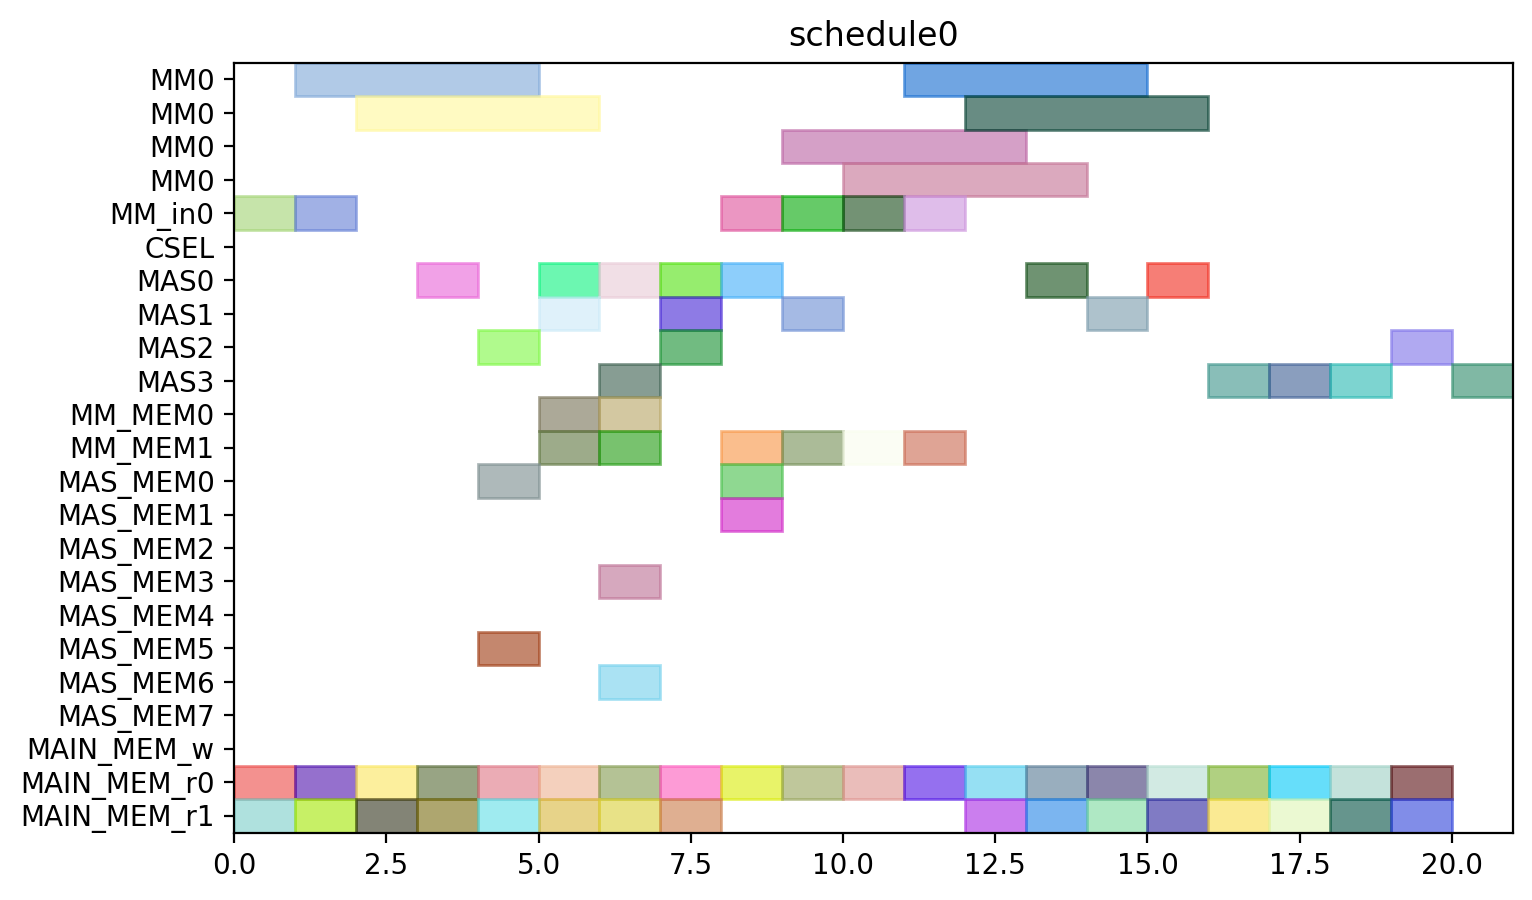

Source code (Python):
from pyschedule import Scenario, solvers, plotters, alt


def solve():
	horizon = 120
	S = Scenario("schedule0", horizon=horizon)

	# resource
	MM = S.Resources('MM', num=1, size=4)
	MM_in = S.Resources('MM_in', num=1)
	CSEL = S.Resource('CSEL')
	MAS = S.Resources('MAS', num=4, size=1, periods=range(1, horizon))
	MM_MEM = S.Resources('MM_MEM', num=2)
	MAS_MEM = S.Resources('MAS_MEM', num=8)
	MAIN_MEM_w = S.Resource('MAIN_MEM_w', size=1)
	MAIN_MEM_r = S.Resources('MAIN_MEM_r', num=2)

	# result of previous scheduling

	# new tasks
	c_qinv_denom_inv0 = S.Task('c_qinv_denom_inv0', length=4, delay_cost=1)
	c_qinv_denom_inv0 += alt(MM)
	c_qinv_denom_inv0_in = S.Task('c_qinv_denom_inv0_in', length=1, delay_cost=1)
	c_qinv_denom_inv0_in += alt(MM_in)
	S += c_qinv_denom_inv0_in*MM_in[0]<=c_qinv_denom_inv0*MM[0]
	c_qinv_denom_inv0_mem0 = S.Task('c_qinv_denom_inv0_mem0', length=1, delay_cost=1)
	c_qinv_denom_inv0_mem0 += MAIN_MEM_r[0]
	S += c_qinv_denom_inv0_mem0 <= c_qinv_denom_inv0

	c_qinv_denom_inv0_mem1 = S.Task('c_qinv_denom_inv0_mem1', length=1, delay_cost=1)
	c_qinv_denom_inv0_mem1 += MAIN_MEM_r[1]
	S += c_qinv_denom_inv0_mem1 <= c_qinv_denom_inv0

	c_qinv_denom_inv1_ = S.Task('c_qinv_denom_inv1_', length=4, delay_cost=1)
	c_qinv_denom_inv1_ += alt(MM)
	c_qinv_denom_inv1__in = S.Task('c_qinv_denom_inv1__in', length=1, delay_cost=1)
	c_qinv_denom_inv1__in += alt(MM_in)
	S += c_qinv_denom_inv1__in*MM_in[0]<=c_qinv_denom_inv1_*MM[0]
	c_qinv_denom_inv1__mem0 = S.Task('c_qinv_denom_inv1__mem0', length=1, delay_cost=1)
	c_qinv_denom_inv1__mem0 += MAIN_MEM_r[0]
	S += c_qinv_denom_inv1__mem0 <= c_qinv_denom_inv1_

	c_qinv_denom_inv1__mem1 = S.Task('c_qinv_denom_inv1__mem1', length=1, delay_cost=1)
	c_qinv_denom_inv1__mem1 += MAIN_MEM_r[1]
	S += c_qinv_denom_inv1__mem1 <= c_qinv_denom_inv1_

	c_qinv0_t2 = S.Task('c_qinv0_t2', length=1, delay_cost=1)
	c_qinv0_t2 += alt(MAS)
	c_qinv0_t2_mem0 = S.Task('c_qinv0_t2_mem0', length=1, delay_cost=1)
	c_qinv0_t2_mem0 += MAIN_MEM_r[0]
	S += c_qinv0_t2_mem0 <= c_qinv0_t2

	c_qinv0_t2_mem1 = S.Task('c_qinv0_t2_mem1', length=1, delay_cost=1)
	c_qinv0_t2_mem1 += MAIN_MEM_r[1]
	S += c_qinv0_t2_mem1 <= c_qinv0_t2

	c_qinv1__t2 = S.Task('c_qinv1__t2', length=1, delay_cost=1)
	c_qinv1__t2 += alt(MAS)
	c_qinv1__t2_mem0 = S.Task('c_qinv1__t2_mem0', length=1, delay_cost=1)
	c_qinv1__t2_mem0 += MAIN_MEM_r[0]
	S += c_qinv1__t2_mem0 <= c_qinv1__t2

	c_qinv1__t2_mem1 = S.Task('c_qinv1__t2_mem1', length=1, delay_cost=1)
	c_qinv1__t2_mem1 += MAIN_MEM_r[1]
	S += c_qinv1__t2_mem1 <= c_qinv1__t2

	c0_t0_t2 = S.Task('c0_t0_t2', length=1, delay_cost=1)
	c0_t0_t2 += alt(MAS)
	c0_t0_t2_mem0 = S.Task('c0_t0_t2_mem0', length=1, delay_cost=1)
	c0_t0_t2_mem0 += MAIN_MEM_r[0]
	S += c0_t0_t2_mem0 <= c0_t0_t2

	c0_t0_t2_mem1 = S.Task('c0_t0_t2_mem1', length=1, delay_cost=1)
	c0_t0_t2_mem1 += MAIN_MEM_r[1]
	S += c0_t0_t2_mem1 <= c0_t0_t2

	c0_t1_t2 = S.Task('c0_t1_t2', length=1, delay_cost=1)
	c0_t1_t2 += alt(MAS)
	c0_t1_t2_mem0 = S.Task('c0_t1_t2_mem0', length=1, delay_cost=1)
	c0_t1_t2_mem0 += MAIN_MEM_r[0]
	S += c0_t1_t2_mem0 <= c0_t1_t2

	c0_t1_t2_mem1 = S.Task('c0_t1_t2_mem1', length=1, delay_cost=1)
	c0_t1_t2_mem1 += MAIN_MEM_r[1]
	S += c0_t1_t2_mem1 <= c0_t1_t2

	c0_t20 = S.Task('c0_t20', length=1, delay_cost=1)
	c0_t20 += alt(MAS)
	c0_t20_mem0 = S.Task('c0_t20_mem0', length=1, delay_cost=1)
	c0_t20_mem0 += MAIN_MEM_r[0]
	S += c0_t20_mem0 <= c0_t20

	c0_t20_mem1 = S.Task('c0_t20_mem1', length=1, delay_cost=1)
	c0_t20_mem1 += MAIN_MEM_r[1]
	S += c0_t20_mem1 <= c0_t20

	c0_t21 = S.Task('c0_t21', length=1, delay_cost=1)
	c0_t21 += alt(MAS)
	c0_t21_mem0 = S.Task('c0_t21_mem0', length=1, delay_cost=1)
	c0_t21_mem0 += MAIN_MEM_r[0]
	S += c0_t21_mem0 <= c0_t21

	c0_t21_mem1 = S.Task('c0_t21_mem1', length=1, delay_cost=1)
	c0_t21_mem1 += MAIN_MEM_r[1]
	S += c0_t21_mem1 <= c0_t21

	c1_t0_t2 = S.Task('c1_t0_t2', length=1, delay_cost=1)
	c1_t0_t2 += alt(MAS)
	c1_t0_t2_mem0 = S.Task('c1_t0_t2_mem0', length=1, delay_cost=1)
	c1_t0_t2_mem0 += MAIN_MEM_r[0]
	S += c1_t0_t2_mem0 <= c1_t0_t2

	c1_t0_t2_mem1 = S.Task('c1_t0_t2_mem1', length=1, delay_cost=1)
	c1_t0_t2_mem1 += MAIN_MEM_r[1]
	S += c1_t0_t2_mem1 <= c1_t0_t2

	c1_t1_t2 = S.Task('c1_t1_t2', length=1, delay_cost=1)
	c1_t1_t2 += alt(MAS)
	c1_t1_t2_mem0 = S.Task('c1_t1_t2_mem0', length=1, delay_cost=1)
	c1_t1_t2_mem0 += MAIN_MEM_r[0]
	S += c1_t1_t2_mem0 <= c1_t1_t2

	c1_t1_t2_mem1 = S.Task('c1_t1_t2_mem1', length=1, delay_cost=1)
	c1_t1_t2_mem1 += MAIN_MEM_r[1]
	S += c1_t1_t2_mem1 <= c1_t1_t2

	c1_t20 = S.Task('c1_t20', length=1, delay_cost=1)
	c1_t20 += alt(MAS)
	c1_t20_mem0 = S.Task('c1_t20_mem0', length=1, delay_cost=1)
	c1_t20_mem0 += MAIN_MEM_r[0]
	S += c1_t20_mem0 <= c1_t20

	c1_t20_mem1 = S.Task('c1_t20_mem1', length=1, delay_cost=1)
	c1_t20_mem1 += MAIN_MEM_r[1]
	S += c1_t20_mem1 <= c1_t20

	c1_t21 = S.Task('c1_t21', length=1, delay_cost=1)
	c1_t21 += alt(MAS)
	c1_t21_mem0 = S.Task('c1_t21_mem0', length=1, delay_cost=1)
	c1_t21_mem0 += MAIN_MEM_r[0]
	S += c1_t21_mem0 <= c1_t21

	c1_t21_mem1 = S.Task('c1_t21_mem1', length=1, delay_cost=1)
	c1_t21_mem1 += MAIN_MEM_r[1]
	S += c1_t21_mem1 <= c1_t21

	c2_t0_t2 = S.Task('c2_t0_t2', length=1, delay_cost=1)
	c2_t0_t2 += alt(MAS)
	c2_t0_t2_mem0 = S.Task('c2_t0_t2_mem0', length=1, delay_cost=1)
	c2_t0_t2_mem0 += MAIN_MEM_r[0]
	S += c2_t0_t2_mem0 <= c2_t0_t2

	c2_t0_t2_mem1 = S.Task('c2_t0_t2_mem1', length=1, delay_cost=1)
	c2_t0_t2_mem1 += MAIN_MEM_r[1]
	S += c2_t0_t2_mem1 <= c2_t0_t2

	c2_t1_t2 = S.Task('c2_t1_t2', length=1, delay_cost=1)
	c2_t1_t2 += alt(MAS)
	c2_t1_t2_mem0 = S.Task('c2_t1_t2_mem0', length=1, delay_cost=1)
	c2_t1_t2_mem0 += MAIN_MEM_r[0]
	S += c2_t1_t2_mem0 <= c2_t1_t2

	c2_t1_t2_mem1 = S.Task('c2_t1_t2_mem1', length=1, delay_cost=1)
	c2_t1_t2_mem1 += MAIN_MEM_r[1]
	S += c2_t1_t2_mem1 <= c2_t1_t2

	c2_t20 = S.Task('c2_t20', length=1, delay_cost=1)
	c2_t20 += alt(MAS)
	c2_t20_mem0 = S.Task('c2_t20_mem0', length=1, delay_cost=1)
	c2_t20_mem0 += MAIN_MEM_r[0]
	S += c2_t20_mem0 <= c2_t20

	c2_t20_mem1 = S.Task('c2_t20_mem1', length=1, delay_cost=1)
	c2_t20_mem1 += MAIN_MEM_r[1]
	S += c2_t20_mem1 <= c2_t20

	c2_t21 = S.Task('c2_t21', length=1, delay_cost=1)
	c2_t21 += alt(MAS)
	c2_t21_mem0 = S.Task('c2_t21_mem0', length=1, delay_cost=1)
	c2_t21_mem0 += MAIN_MEM_r[0]
	S += c2_t21_mem0 <= c2_t21

	c2_t21_mem1 = S.Task('c2_t21_mem1', length=1, delay_cost=1)
	c2_t21_mem1 += MAIN_MEM_r[1]
	S += c2_t21_mem1 <= c2_t21

	c_qinv0_t0 = S.Task('c_qinv0_t0', length=4, delay_cost=1)
	c_qinv0_t0 += alt(MM)
	c_qinv0_t0_in = S.Task('c_qinv0_t0_in', length=1, delay_cost=1)
	c_qinv0_t0_in += alt(MM_in)
	S += c_qinv0_t0_in*MM_in[0]<=c_qinv0_t0*MM[0]
	c_qinv0_t0_mem0 = S.Task('c_qinv0_t0_mem0', length=1, delay_cost=1)
	c_qinv0_t0_mem0 += MAIN_MEM_r[0]
	S += c_qinv0_t0_mem0 <= c_qinv0_t0

	c_qinv0_t0_mem1 = S.Task('c_qinv0_t0_mem1', length=1, delay_cost=1)
	c_qinv0_t0_mem1 += alt(MM_MEM)
	S += (c_qinv_denom_inv0*MM[0])-1 < c_qinv0_t0_mem1*MM_MEM[1]
	S += c_qinv0_t0_mem1 <= c_qinv0_t0

	c_qinv0_t1 = S.Task('c_qinv0_t1', length=4, delay_cost=1)
	c_qinv0_t1 += alt(MM)
	c_qinv0_t1_in = S.Task('c_qinv0_t1_in', length=1, delay_cost=1)
	c_qinv0_t1_in += alt(MM_in)
	S += c_qinv0_t1_in*MM_in[0]<=c_qinv0_t1*MM[0]
	c_qinv0_t1_mem0 = S.Task('c_qinv0_t1_mem0', length=1, delay_cost=1)
	c_qinv0_t1_mem0 += MAIN_MEM_r[0]
	S += c_qinv0_t1_mem0 <= c_qinv0_t1

	c_qinv0_t1_mem1 = S.Task('c_qinv0_t1_mem1', length=1, delay_cost=1)
	c_qinv0_t1_mem1 += alt(MM_MEM)
	S += (c_qinv_denom_inv1_*MM[0])-1 < c_qinv0_t1_mem1*MM_MEM[1]
	S += c_qinv0_t1_mem1 <= c_qinv0_t1

	c_qinv0_t3 = S.Task('c_qinv0_t3', length=1, delay_cost=1)
	c_qinv0_t3 += alt(MAS)
	c_qinv0_t3_mem0 = S.Task('c_qinv0_t3_mem0', length=1, delay_cost=1)
	c_qinv0_t3_mem0 += alt(MM_MEM)
	S += (c_qinv_denom_inv0*MM[0])-1 < c_qinv0_t3_mem0*MM_MEM[0]
	S += c_qinv0_t3_mem0 <= c_qinv0_t3

	c_qinv0_t3_mem1 = S.Task('c_qinv0_t3_mem1', length=1, delay_cost=1)
	c_qinv0_t3_mem1 += alt(MM_MEM)
	S += (c_qinv_denom_inv1_*MM[0])-1 < c_qinv0_t3_mem1*MM_MEM[1]
	S += c_qinv0_t3_mem1 <= c_qinv0_t3

	c_qinv1__t0 = S.Task('c_qinv1__t0', length=4, delay_cost=1)
	c_qinv1__t0 += alt(MM)
	c_qinv1__t0_in = S.Task('c_qinv1__t0_in', length=1, delay_cost=1)
	c_qinv1__t0_in += alt(MM_in)
	S += c_qinv1__t0_in*MM_in[0]<=c_qinv1__t0*MM[0]
	c_qinv1__t0_mem0 = S.Task('c_qinv1__t0_mem0', length=1, delay_cost=1)
	c_qinv1__t0_mem0 += MAIN_MEM_r[0]
	S += c_qinv1__t0_mem0 <= c_qinv1__t0

	c_qinv1__t0_mem1 = S.Task('c_qinv1__t0_mem1', length=1, delay_cost=1)
	c_qinv1__t0_mem1 += alt(MM_MEM)
	S += (c_qinv_denom_inv0*MM[0])-1 < c_qinv1__t0_mem1*MM_MEM[1]
	S += c_qinv1__t0_mem1 <= c_qinv1__t0

	c_qinv1__t1 = S.Task('c_qinv1__t1', length=4, delay_cost=1)
	c_qinv1__t1 += alt(MM)
	c_qinv1__t1_in = S.Task('c_qinv1__t1_in', length=1, delay_cost=1)
	c_qinv1__t1_in += alt(MM_in)
	S += c_qinv1__t1_in*MM_in[0]<=c_qinv1__t1*MM[0]
	c_qinv1__t1_mem0 = S.Task('c_qinv1__t1_mem0', length=1, delay_cost=1)
	c_qinv1__t1_mem0 += MAIN_MEM_r[0]
	S += c_qinv1__t1_mem0 <= c_qinv1__t1

	c_qinv1__t1_mem1 = S.Task('c_qinv1__t1_mem1', length=1, delay_cost=1)
	c_qinv1__t1_mem1 += alt(MM_MEM)
	S += (c_qinv_denom_inv1_*MM[0])-1 < c_qinv1__t1_mem1*MM_MEM[1]
	S += c_qinv1__t1_mem1 <= c_qinv1__t1

	c_qinv1__t3 = S.Task('c_qinv1__t3', length=1, delay_cost=1)
	c_qinv1__t3 += alt(MAS)
	c_qinv1__t3_mem0 = S.Task('c_qinv1__t3_mem0', length=1, delay_cost=1)
	c_qinv1__t3_mem0 += alt(MM_MEM)
	S += (c_qinv_denom_inv0*MM[0])-1 < c_qinv1__t3_mem0*MM_MEM[0]
	S += c_qinv1__t3_mem0 <= c_qinv1__t3

	c_qinv1__t3_mem1 = S.Task('c_qinv1__t3_mem1', length=1, delay_cost=1)
	c_qinv1__t3_mem1 += alt(MM_MEM)
	S += (c_qinv_denom_inv1_*MM[0])-1 < c_qinv1__t3_mem1*MM_MEM[1]
	S += c_qinv1__t3_mem1 <= c_qinv1__t3

	c0_t4_t2 = S.Task('c0_t4_t2', length=1, delay_cost=1)
	c0_t4_t2 += alt(MAS)
	c0_t4_t2_mem0 = S.Task('c0_t4_t2_mem0', length=1, delay_cost=1)
	c0_t4_t2_mem0 += alt(MAS_MEM)
	S += (c0_t20*MAS[0])-1 < c0_t4_t2_mem0*MAS_MEM[0]
	S += (c0_t20*MAS[1])-1 < c0_t4_t2_mem0*MAS_MEM[2]
	S += (c0_t20*MAS[2])-1 < c0_t4_t2_mem0*MAS_MEM[4]
	S += (c0_t20*MAS[3])-1 < c0_t4_t2_mem0*MAS_MEM[6]
	S += c0_t4_t2_mem0 <= c0_t4_t2

	c0_t4_t2_mem1 = S.Task('c0_t4_t2_mem1', length=1, delay_cost=1)
	c0_t4_t2_mem1 += alt(MAS_MEM)
	S += (c0_t21*MAS[0])-1 < c0_t4_t2_mem1*MAS_MEM[1]
	S += (c0_t21*MAS[1])-1 < c0_t4_t2_mem1*MAS_MEM[3]
	S += (c0_t21*MAS[2])-1 < c0_t4_t2_mem1*MAS_MEM[5]
	S += (c0_t21*MAS[3])-1 < c0_t4_t2_mem1*MAS_MEM[7]
	S += c0_t4_t2_mem1 <= c0_t4_t2

	c1_t4_t2 = S.Task('c1_t4_t2', length=1, delay_cost=1)
	c1_t4_t2 += alt(MAS)
	c1_t4_t2_mem0 = S.Task('c1_t4_t2_mem0', length=1, delay_cost=1)
	c1_t4_t2_mem0 += alt(MAS_MEM)
	S += (c1_t20*MAS[0])-1 < c1_t4_t2_mem0*MAS_MEM[0]
	S += (c1_t20*MAS[1])-1 < c1_t4_t2_mem0*MAS_MEM[2]
	S += (c1_t20*MAS[2])-1 < c1_t4_t2_mem0*MAS_MEM[4]
	S += (c1_t20*MAS[3])-1 < c1_t4_t2_mem0*MAS_MEM[6]
	S += c1_t4_t2_mem0 <= c1_t4_t2

	c1_t4_t2_mem1 = S.Task('c1_t4_t2_mem1', length=1, delay_cost=1)
	c1_t4_t2_mem1 += alt(MAS_MEM)
	S += (c1_t21*MAS[0])-1 < c1_t4_t2_mem1*MAS_MEM[1]
	S += (c1_t21*MAS[1])-1 < c1_t4_t2_mem1*MAS_MEM[3]
	S += (c1_t21*MAS[2])-1 < c1_t4_t2_mem1*MAS_MEM[5]
	S += (c1_t21*MAS[3])-1 < c1_t4_t2_mem1*MAS_MEM[7]
	S += c1_t4_t2_mem1 <= c1_t4_t2

	c2_t4_t2 = S.Task('c2_t4_t2', length=1, delay_cost=1)
	c2_t4_t2 += alt(MAS)
	c2_t4_t2_mem0 = S.Task('c2_t4_t2_mem0', length=1, delay_cost=1)
	c2_t4_t2_mem0 += alt(MAS_MEM)
	S += (c2_t20*MAS[0])-1 < c2_t4_t2_mem0*MAS_MEM[0]
	S += (c2_t20*MAS[1])-1 < c2_t4_t2_mem0*MAS_MEM[2]
	S += (c2_t20*MAS[2])-1 < c2_t4_t2_mem0*MAS_MEM[4]
	S += (c2_t20*MAS[3])-1 < c2_t4_t2_mem0*MAS_MEM[6]
	S += c2_t4_t2_mem0 <= c2_t4_t2

	c2_t4_t2_mem1 = S.Task('c2_t4_t2_mem1', length=1, delay_cost=1)
	c2_t4_t2_mem1 += alt(MAS_MEM)
	S += (c2_t21*MAS[0])-1 < c2_t4_t2_mem1*MAS_MEM[1]
	S += (c2_t21*MAS[1])-1 < c2_t4_t2_mem1*MAS_MEM[3]
	S += (c2_t21*MAS[2])-1 < c2_t4_t2_mem1*MAS_MEM[5]
	S += (c2_t21*MAS[3])-1 < c2_t4_t2_mem1*MAS_MEM[7]
	S += c2_t4_t2_mem1 <= c2_t4_t2

	solvers.mip.solve(S,msg=1,kind='CPLEX',ratio_gap=1.01)

	solution = [['hoge']*len(S.solution()[1]) for i in range(len(S.solution()))]
	for i in range(len(S.solution())):
		for j in range(len(S.solution()[i])):
			solution[i][j]=str(S.solution()[i][j])
	print(solution)

	cycles = int(solution[-1][3])

	pic_file_name = "/home/mfukuda/ABE/multiRAM_multiMAS_16mux/scheduling_result/stage4MM1_stage1MAS4/FP12_INV_AFTER_FPINV/schedule0.png"
	if(S.solution() != []):
		plotters.matplotlib.plot(S,img_filename=pic_file_name, show_task_labels=False, fig_size=(cycles*0.25+3, 5))

	return solution
